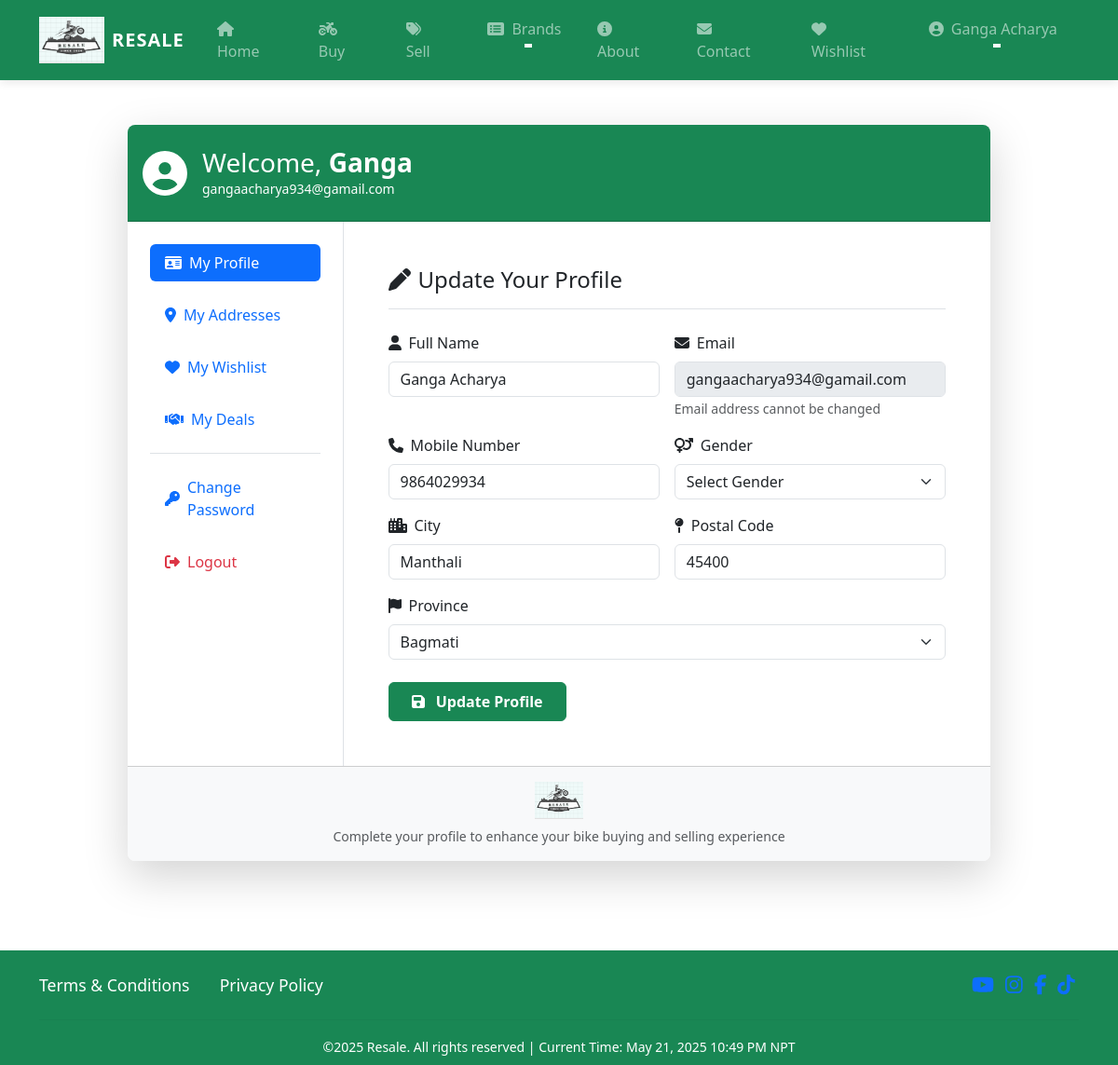
The app's page /profile/ (signed in), older data.
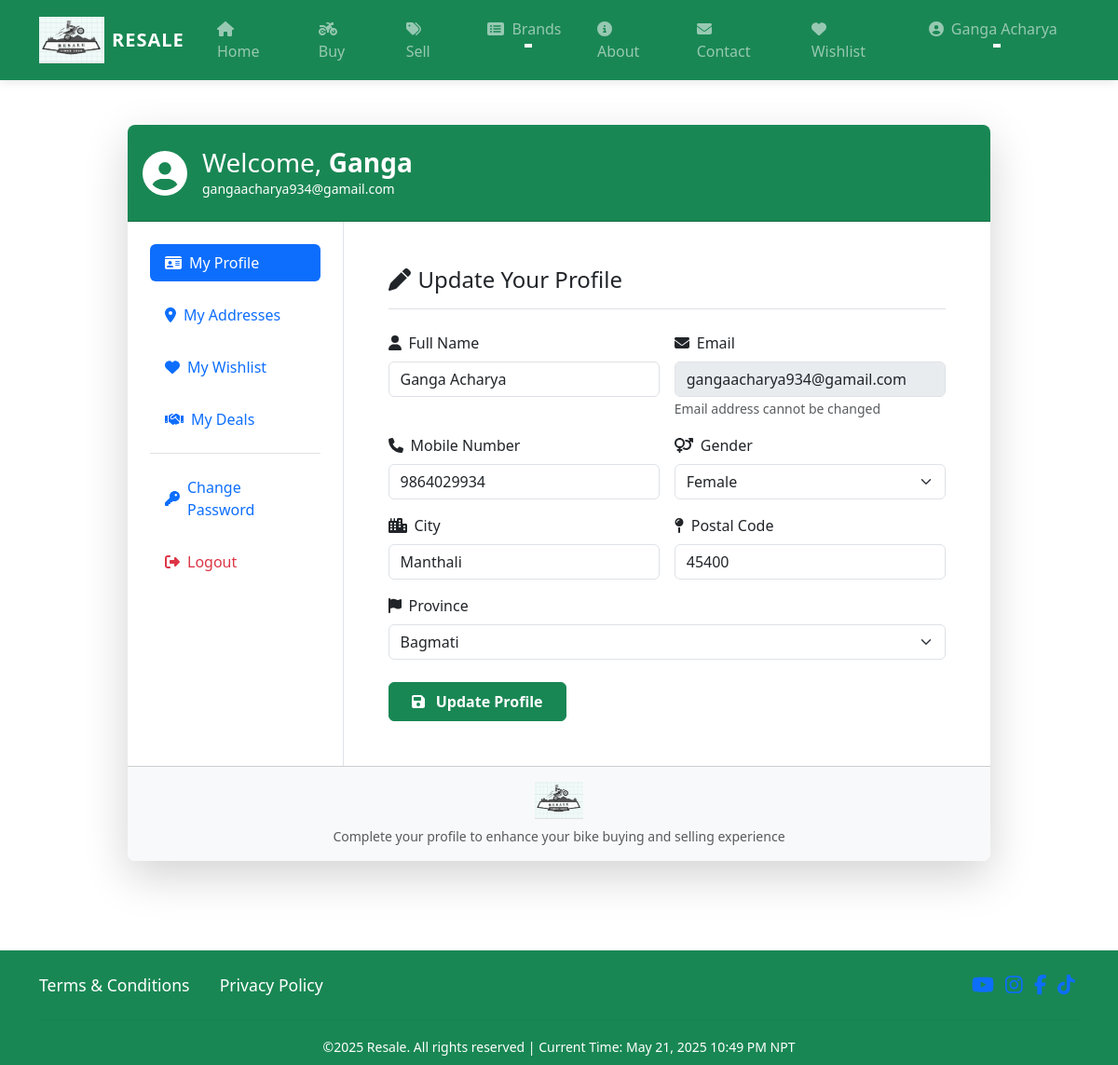
The same page, newer data.
### proj/models.py (models this page shows, shortened)
class Customer(models.Model):
    user = models.ForeignKey(
        User,
        on_delete=models.CASCADE,
        related_name='customers'  # Added for better querying
    )
    name = models.CharField(
        max_length=200,
        verbose_name='Full Name'
    )
    gender = models.CharField(
        max_length=10,
        choices=GENDER_CHOICES,
        default='',
        verbose_name='Gender'
    )
    city = models.CharField(
        max_length=50,
        verbose_name='City'
    )
    state = models.CharField(
        choices=STATE_CHOICES,
        max_length=100,
        verbose_name='Province'
    )
    mobile = models.CharField(  # Changed to CharField
        max_length=10,
        validators=[MinLengthValidator(10)],  # For 10-digit numbers
        verbose_name='Mobile Number'
    )
    zipcode = models.CharField(  # Changed to CharField
        max_length=10,
        verbose_name='Postal Code'
    )
    class Meta:
        verbose_name = 'Customer'
        verbose_name_plural = 'Customers'
        ordering = ['name']

### proj/views.py (the view, shortened to what this page needs)
# urls.py: path('profile/',views.ProfileView.as_view(),name='profile'),
@method_decorator(login_required, name='dispatch')
class ProfileView(View):
    def get(self, request):
        existing_profile = Customer.objects.filter(user=request.user).first()
        if existing_profile:
            form = CustomerProfileForm(instance=existing_profile)
            has_profile = True
        else:
            form = CustomerProfileForm(initial={
                'name': request.user.get_full_name() or request.user.username,
                'email': request.user.email
            })
            has_profile = False
        return render(request, 'proj/profile.html', {'form': form, 'has_profile': has_profile})

### proj/forms.py (shortened to what this page needs)
class CustomerProfileForm(forms.ModelForm):
    email = forms.EmailField(
        required=False,
        disabled=True,
        widget=forms.EmailInput(attrs={'class': 'form-control'})
    )
    class Meta:
        model = Customer
        fields = ['name', 'gender', 'city', 'state', 'mobile', 'zipcode']
        widgets = {
            'name': forms.TextInput(attrs={'class': 'form-control'}),
            'gender': forms.Select(attrs={'class': 'form-select'}),
            'city': forms.TextInput(attrs={'class': 'form-control'}),
            'state': forms.Select(attrs={'class': 'form-select'}),
            'mobile': forms.TextInput(attrs={'class': 'form-control'}),
            'zipcode': forms.TextInput(attrs={'class': 'form-control'}),
        }
    def __init__(self, *args, **kwargs):
        super().__init__(*args, **kwargs)
        if self.instance and hasattr(self.instance, 'user') and self.instance.user:
            self.fields['email'].initial = self.instance.user.email

### proj/templates/proj/profile.html (shortened to what the changed rows need)
{% extends 'proj/base.html' %}
{% load static %}
{% block main-content %}
<div class="container py-5">
    <div class="row justify-content-center">
        <div class="col-lg-10">
            <div class="card border-0 shadow-lg rounded-3 overflow-hidden">
                <div class="card-body p-0">
                    <div class="row g-0">
                        <div class="col-md-9">
                            <div class="p-4 p-md-5">
                                <form method="post" class="row g-3">
                                    <div class="col-md-6">
                                        <label for="{{ form.name.id_for_label }}" class="form-label"><i class="fas fa-user me-2"></i>{{ form.name.label }}</label>
                                        {{ form.name }}
                                    </div>
                                    <div class="col-md-6">
                                        <label for="{{ form.mobile.id_for_label }}" class="form-label"><i class="fas fa-phone me-2"></i>{{ form.mobile.label }}</label>
                                        {{ form.mobile }}
                                    </div>
                                    <div class="col-md-6">
                                        <label for="{{ form.gender.id_for_label }}" class="form-label"><i class="fas fa-venus-mars me-2"></i>{{ form.gender.label }}</label>
                                        {{ form.gender }}
                                    </div>
                                    <div class="col-md-6">
                                        <label for="{{ form.city.id_for_label }}" class="form-label"><i class="fas fa-city me-2"></i>{{ form.city.label }}</label>
                                        {{ form.city }}
                                    </div>
                                    <div class="col-md-6">
                                        <label for="{{ form.zipcode.id_for_label }}" class="form-label"><i class="fas fa-map-pin me-2"></i>{{ form.zipcode.label }}</label>
                                        {{ form.zipcode }}
                                    </div>
                                    <div class="col-md-12">
                                        <label for="{{ form.state.id_for_label }}" class="form-label"><i class="fas fa-flag me-2"></i>{{ form.state.label }}</label>
                                        {{ form.state }}
                                    </div>
                                </form>
                            </div>
                        </div>
                    </div>
                </div>
            </div>
        </div>
    </div>
</div>
{% endblock main-content %}

Row changes from the older to the newer data that the page shows:
changed Customer "Ganga Acharya": gender "Select Gender" → "Female"
